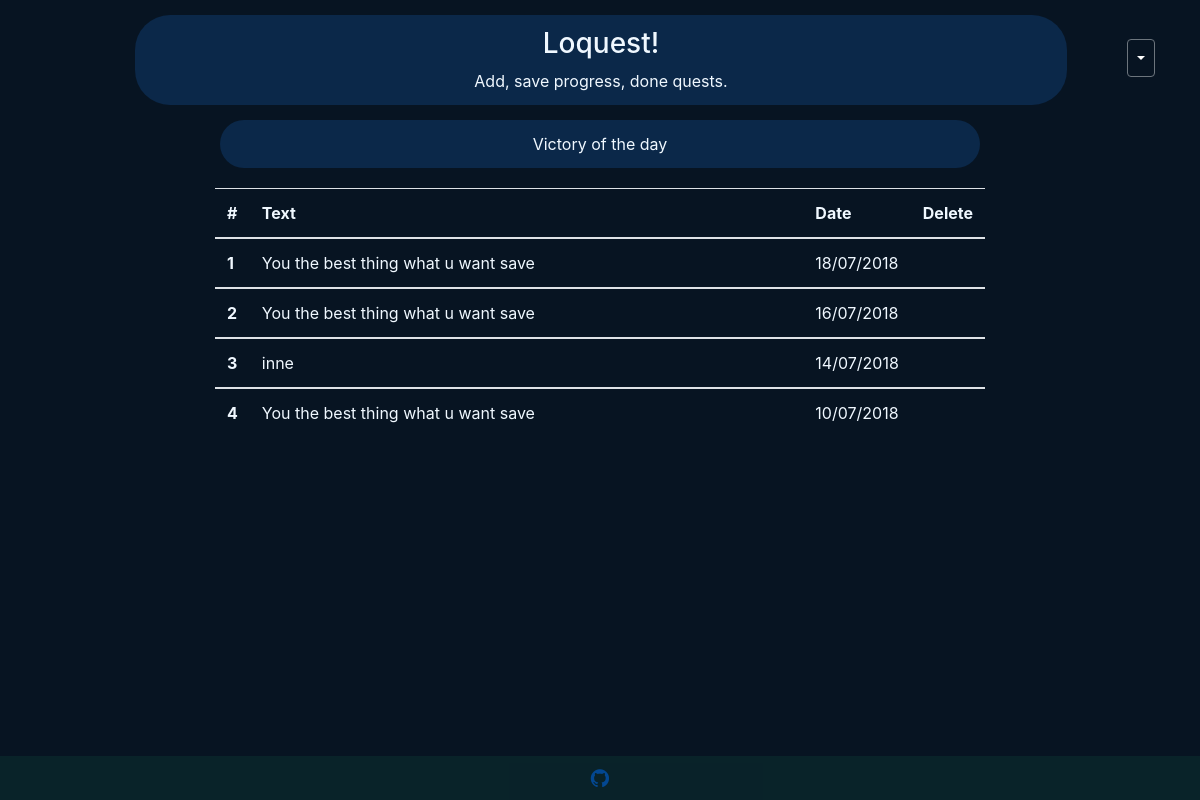
The app's page /victory (signed in), older data.
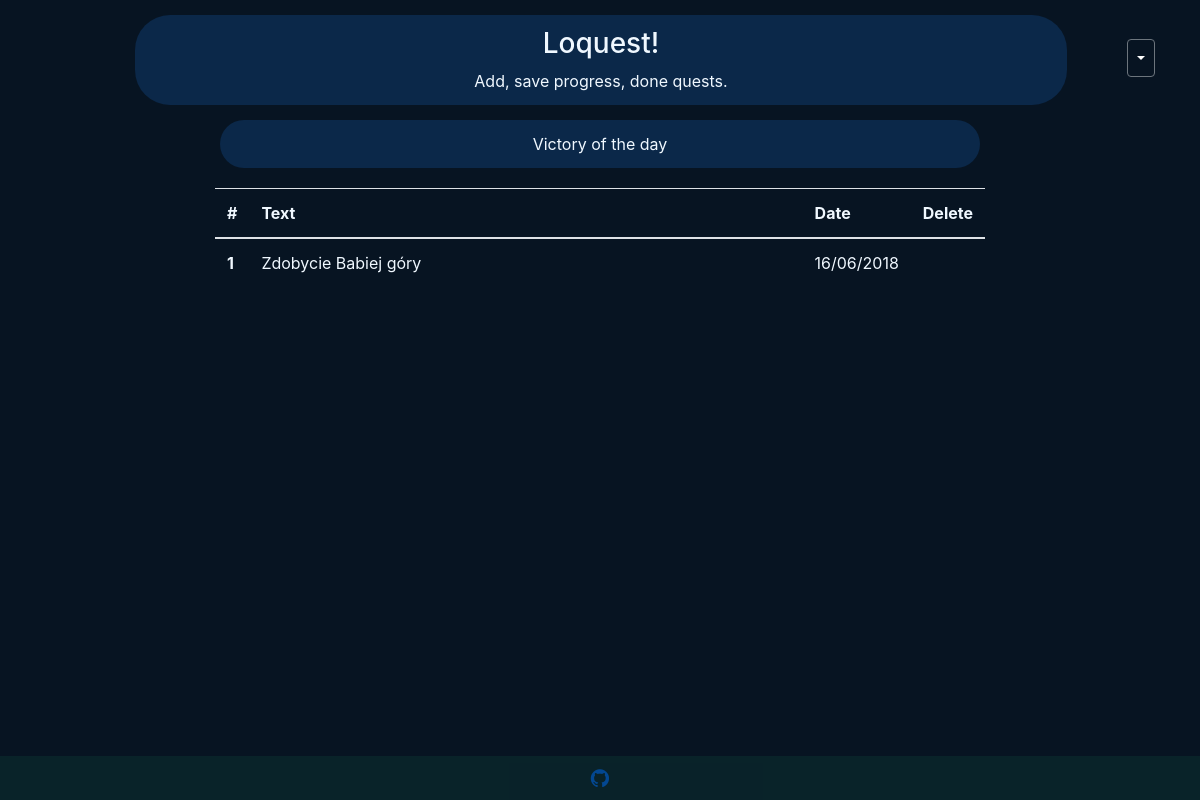
The same page, newer data.
### todo/models.py (models this page shows, shortened)
class Victory(models.Model):
    who = models.ForeignKey(settings.AUTH_USER_MODEL, on_delete=models.CASCADE, default=1)
    victory_text = models.CharField(max_length=400, default='You the best thing what u want save')
    pub_date = models.DateField('date', default='')

### todo/views.py (the view)
# urls.py: path('victory', views.VictoryList.as_view(), name='victory'),
class VictoryList(generic.ListView):
    template_name = 'todo/victory.html'
    context_object_name = 'victory_list'
    def get_queryset(self):
        return Victory.objects.order_by('-pub_date')[:20]

### todo/templates/todo/victory.html (shortened to what this page needs)
{% extends "todo/base.html" %}
{% load icons %}
{% block content %}
    <div class="container" style="width: 800px">
        <div class="well well-sm text-center" style="background-color: #0B2849; color: aliceblue; margin: 15px 5px 20px 5px;">
            Victory of the day
        </div>
        <table class="table">
            <thead>
            <tr>
              <th style="width: 2%" scope="col">#</th>
              <th style="width: 86%" scope="col">Text</th>
              <th style="width: 10%;" scope="col">Date</th>
              <th style="width: 2%" scope="col>">Delete</th>
            </tr>
            </thead>
            {% for victory in victory_list %}
                {% if victory.who == request.user %}
                    <tbody>
                        <tr>
                        <th>{{ forloop.counter }}</th>
                            <td>{{ victory.victory_text }}</td>
                            <td>{{ victory.pub_date|date:"d/m/Y"}}</td>
                            <td>
                            </td>
                        </tr>
                    </tbody>
                {% endif %}
            {% endfor %}
        </table>
    </div>
{% endblock %}

Row changes from the older to the newer data that the page shows:
removed Victory: victory_text "You the best thing what u want save", pub_date "18/07/2018"
removed Victory: victory_text "You the best thing what u want save", pub_date "16/07/2018"
removed Victory: victory_text "inne", pub_date "14/07/2018"
removed Victory: victory_text "You the best thing what u want save", pub_date "10/07/2018"
added Victory: victory_text "Zdobycie Babiej góry", pub_date "16/06/2018"
